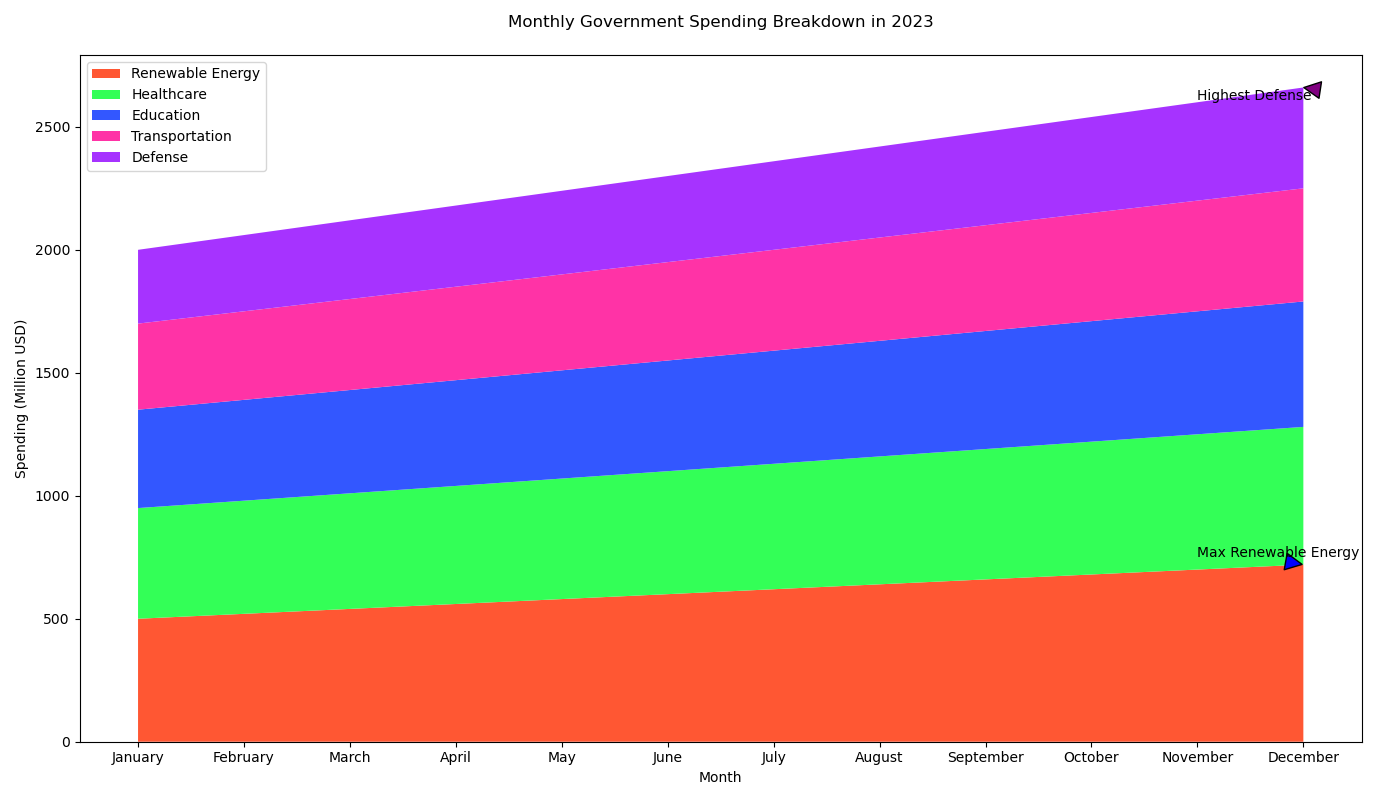

The Python source for this figure:

import matplotlib.pyplot as plt
import numpy as np

months = ['January', 'February', 'March', 'April', 'May', 'June', 'July', 
          'August', 'September', 'October', 'November', 'December']
renewable_energy = [500, 520, 540, 560, 580, 600, 620, 640, 660, 680, 700, 720]
healthcare = [450, 460, 470, 480, 490, 500, 510, 520, 530, 540, 550, 560]
education = [400, 410, 420, 430, 440, 450, 460, 470, 480, 490, 500, 510]
transportation = [350, 360, 370, 380, 390, 400, 410, 420, 430, 440, 450, 460]
defense = [300, 310, 320, 330, 340, 350, 360, 370, 380, 390, 400, 410]

fig, ax = plt.subplots(figsize=(14, 8))

y = np.vstack([renewable_energy, healthcare, education, transportation, defense])
colors = ['#FF5733', '#33FF57', '#3357FF', '#FF33A6', '#A633FF']

ax.stackplot(months, y, labels=['Renewable Energy', 'Healthcare', 'Education', 'Transportation', 'Defense'], colors=colors)

ax.annotate('Max Renewable Energy', xy=('December', 720), xytext=('November', 750),
            arrowprops=dict(facecolor='blue', shrink=0.05))
ax.annotate('Highest Defense', xy=('December', 410 + sum(y[:-1, -1])), xytext=('November', 410 + sum(y[:-1, -2])),
            arrowprops=dict(facecolor='purple', shrink=0.05))

ax.set_title('Monthly Government Spending Breakdown in 2023', pad=20)
ax.set_xlabel('Month')
ax.set_ylabel('Spending (Million USD)')

ax.legend(loc='upper left')

plt.tight_layout()
plt.show()
